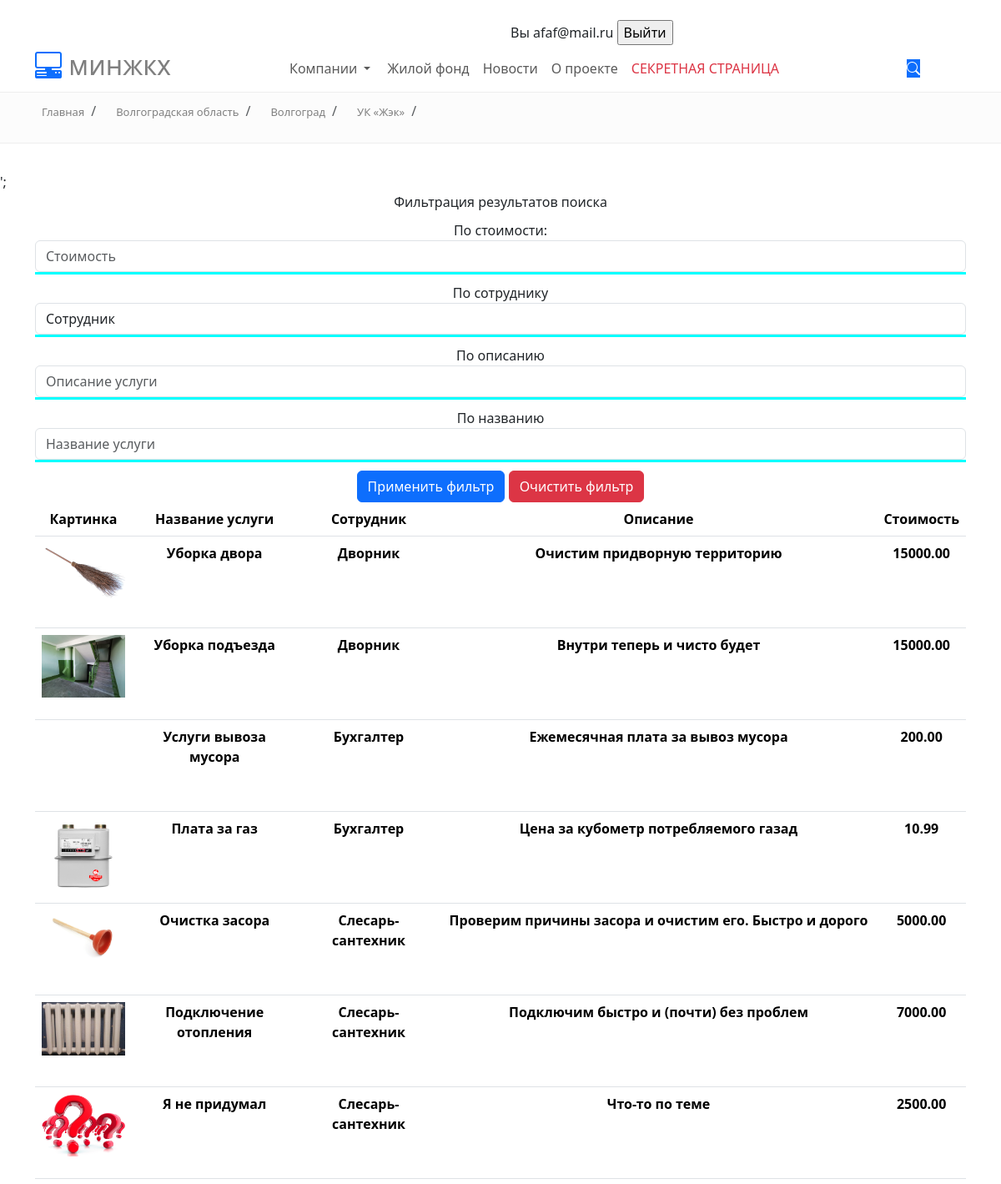
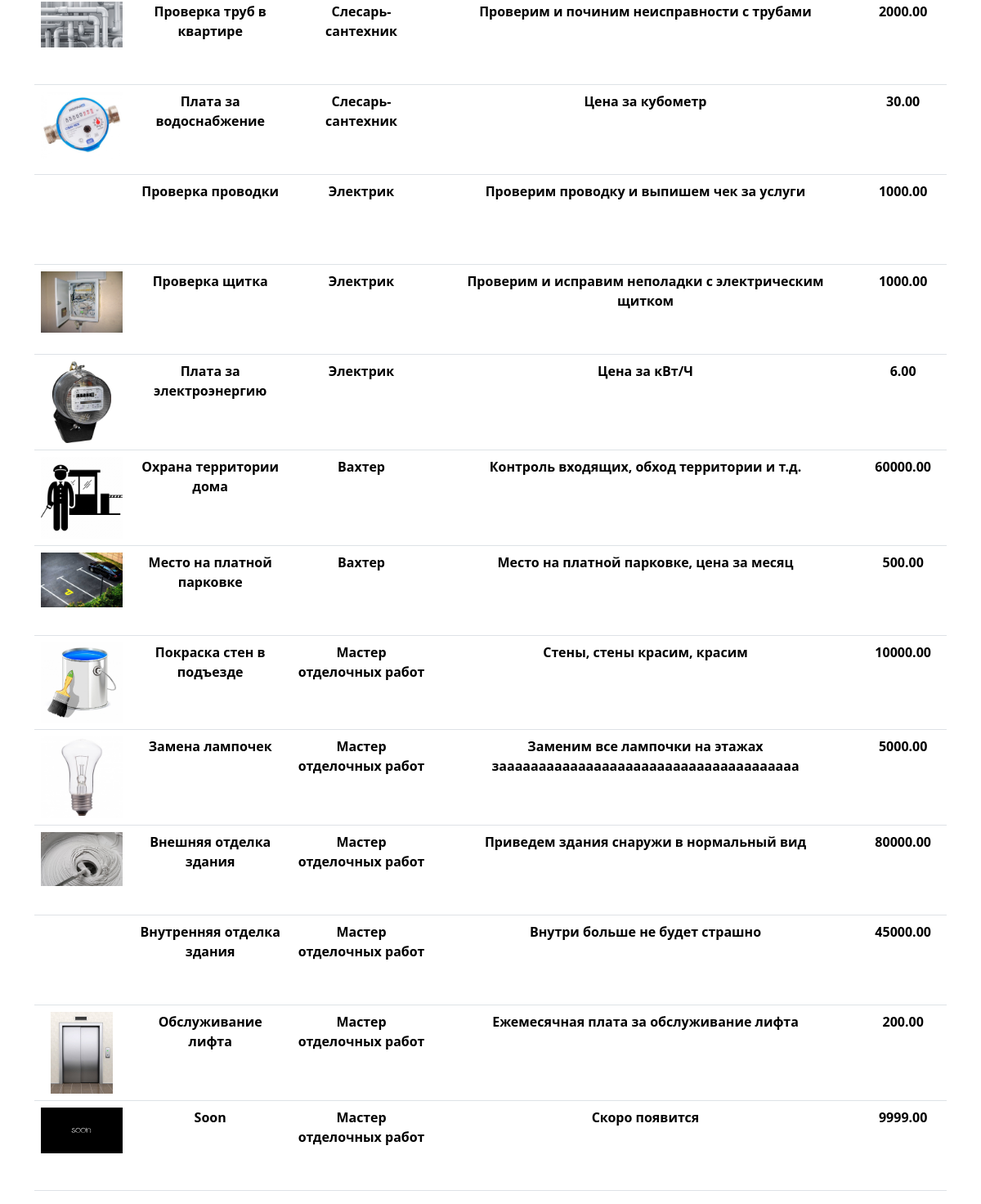
/services.php (signed in), run on the app's committed database (2 pictures, top to bottom).
### tables this page shows
CREATE TABLE `services` (
  `id` int(11) NOT NULL,
  `img_path` varchar(45) DEFAULT NULL,
  `name` varchar(45) DEFAULT NULL,
  `id_worker` int(11) NOT NULL,
  `description` varchar(255) NOT NULL,
  `cost` decimal(10,2) NOT NULL
);

CREATE TABLE `workers` (
  `id` int(11) NOT NULL,
  `title` varchar(45) NOT NULL
);

### filtrationlogic.php (the view, shortened to what this page needs)
<?php
    function showlistel ($db,$numt){
        echo '<option value="">Сотрудник</option>';
    }
    function filtration($GET,$db)
    {
        $query = "SELECT img_path,name,description,cost,title FROM services
                                    inner join workers on services.id_worker=workers.id ";
        $arBinds = [];
        $helpstr=rtrim($query,'AND ');
        $query = $helpstr;
        $query.= ' ORDER BY workers.id';
        $stmt = $db->prepare($query);
        $stmt->execute($arBinds);
        return $stmt;
    }
    function showtable($queryres)
    {
    while ($row = $queryres->fetch(PDO::FETCH_ASSOC)) {
        $imgpath = $row['img_path'];
        $pasteimg = '<img src="' . $imgpath . '" alt class ="img100x100"> </img>';
        $pasterow  = '<tr class = "rowh110">';
        $pasterow .= '<th>'  .  $pasteimg           . '</th>';
        $pasterow .= '<th>'  .  $row['name']        . '</th>';
        $pasterow .= '<th>'  .  $row['title']       . '</th>';
        $pasterow .= '<th>'  .  $row['description'] . '</th>';
        $pasterow .= '<th>'  .  $row['cost']        . '</th></tr>';
        echo $pasterow;
    }
    }
?>

### css/style.css (style rules this page uses)
.img100x100 { max-width: 100px; max-height: 100px; }
.rowh110 { height: 110px; align-content: center; }

### data on the page
services: shows a picture, name "Уборка двора", id_worker.title "Дворник", description "Очистим придворную территорию", cost "15000.00"
services: shows a picture, name "Уборка подъезда", id_worker.title "Дворник", description "Внутри теперь и чисто будет", cost "15000.00"
services: name "Услуги вывоза мусора", id_worker.title "Бухгалтер", description "Ежемесячная плата за вывоз мусора", cost "200.00"
services: shows a picture, name "Плата за газ", id_worker.title "Бухгалтер", description "Цена за кубометр потребляемого газад", cost "10.99"
services: shows a picture, name "Очистка засора", id_worker.title "Слесарь-сантехник", description "Проверим причины засора и очистим его. Быстро и дорого", cost "5000.00"
services: shows a picture, name "Подключение отопления", id_worker.title "Слесарь-сантехник", description "Подключим быстро и (почти) без проблем", cost "7000.00"
services: shows a picture, name "Я не придумал", id_worker.title "Слесарь-сантехник", description "Что-то по теме", cost "2500.00"
services: shows a picture, name "Проверка труб в квартире", id_worker.title "Слесарь-сантехник", description "Проверим и починим неисправности с трубами", cost "2000.00"
services: shows a picture, name "Плата за водоснабжение", id_worker.title "Слесарь-сантехник", description "Цена за кубометр", cost "30.00"
services: name "Проверка проводки", id_worker.title "Электрик", description "Проверим проводку и выпишем чек за услуги", cost "1000.00"
services: shows a picture, name "Проверка щитка", id_worker.title "Электрик", description "Проверим и исправим неполадки с электрическим щитком", cost "1000.00"
services: shows a picture, name "Плата за электроэнергию", id_worker.title "Электрик", description "Цена за кВт/Ч", cost "6.00"
services: shows a picture, name "Охрана территории дома", id_worker.title "Вахтер", description "Контроль входящих, обход территории и т.д.", cost "60000.00"
services: shows a picture, name "Место на платной парковке", id_worker.title "Вахтер", description "Место на платной парковке, цена за месяц", cost "500.00"
services: shows a picture, name "Покраска стен в подъезде", id_worker.title "Мастер отделочных работ", description "Стены, стены красим, красим", cost "10000.00"
services: shows a picture, name "Замена лампочек", id_worker.title "Мастер отделочных работ", description "Заменим все лампочки на этажах заааааааааааааааааааааааааааааааааааааа", cost "5000.00"
services: shows a picture, name "Внешняя отделка здания", id_worker.title "Мастер отделочных работ", description "Приведем здания снаружи в нормальный вид", cost "80000.00"
services: name "Внутренняя отделка здания", id_worker.title "Мастер отделочных работ", description "Внутри больше не будет страшно", cost "45000.00"
services: shows a picture, name "Обслуживание лифта", id_worker.title "Мастер отделочных работ", description "Ежемесячная плата за обслуживание лифта", cost "200.00"
services: shows a picture, name "Soon", id_worker.title "Мастер отделочных работ", description "Скоро появится", cost "9999.00"

### other printed values
$_SESSION['mail'] "afaf@mail.ru"
